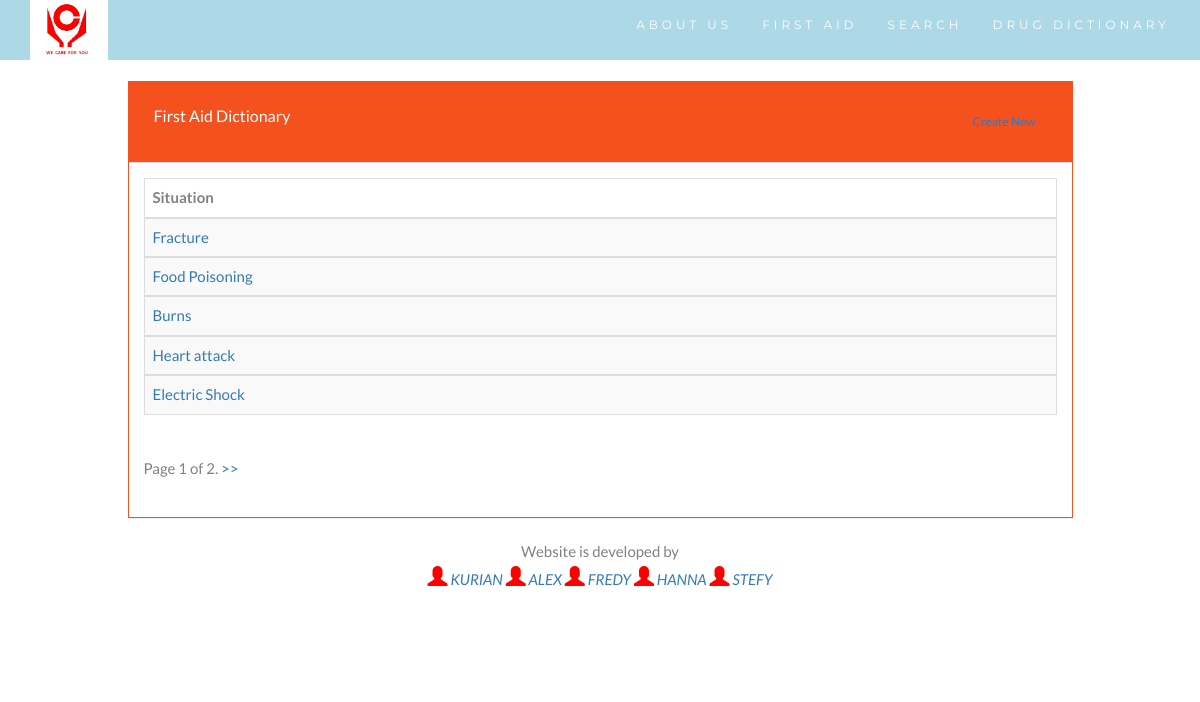
/firstaidfeed/, run on the app's committed database.
### firstaid/models.py (models this page shows, shortened)
class Upload(models.Model):
	situations= models.CharField(max_length=20)
	guidelines=models.TextField()
	treatment=models.TextField()

### firstaid/views.py (the view)
# urls.py: url(r'^firstaidfeed/$',firstaid_feed,name='firstaid_feed'),
def firstaid_feed(request):
    data_list = Upload.objects.all()
    paginator = Paginator(data_list, 5)
    page = request.GET.get('page')
    try:
        data = paginator.page(page)
    except PageNotAnInteger:
        data = paginator.page(1)
    except EmptyPage:
        data= paginator.page(paginator.num_pages)
    return render(request, 'firstaid_feed.html', {'data': data})

### templates/firstaid_feed.html (shortened to what this page needs)
{% extends 'base.html' %}
{% load static %}
{% block container %}
<br>
<br>
<div class="container">
    <div class="row">
        <div class="col-md-10 col-md-offset-1">
            <div class="panel panel-default panel-table">
              <div class="panel-heading">
                <div class="row">
                  <div class="col col-xs-6">
                    <h3 class="panel-title">First Aid Dictionary</h3>
                </div>
                <div class="col col-xs-6 text-right">
                    <li type="button" class="btn btn-sm btn-create"><a href="{% url 'firstaid' %}">Create New</a></li>
                </div>
            </div>
        </div>
        <div class="panel-body">
            <table class="table table-striped table-bordered table-list">
              <thead>
                <tr>
                    <th>Situation</th>
                </tr>
            </thead>
            {% for i in data %}
            <tbody>
              <tr>
                  <td><a href="/firstaid_display/{{i.id}}/"> {{i.situations}}</a></td>
              </tr>
          </tbody>
          {% endfor %}
      </table>
      <div class="pagination">
        <span class="step-links">
            <span class="current">
                Page {{ data.number }} of {{ data.paginator.num_pages }}.
            </span>
            {% if data.has_next %}
            <a href="?page={{ data.next_page_number }}">>></a>
            {% endif %}
        </span>
    </div>
</div></div></div>
{% endblock %}

### templates/base.html (shortened to what this page needs)
{% load static %}
<!DOCTYPE html>
<html>
<head>
	<link rel="stylesheet" href="https://maxcdn.bootstrapcdn.com/bootstrap/3.3.7/css/bootstrap.min.css">
	<link rel="stylesheet" type="text/css" href="{% static 'css/style.css'%}">
</head>
<body id="myPage" data-spy="scroll" data-target=".navbar" data-offset="60">
	<nav class="navbar navbar-default navbar-fixed-top">
		<div class="container">
			<div class="navbar-header">
				<img src ="{% static 'images/logo.png' %} "  style="height: 60px">
			</div>
			<div class="collapse navbar-collapse" id="myNavbar">
				<ul class="nav navbar-nav navbar-right">
					<li><a href="{% url 'home' %}">ABOUT US</a></li>
					<li><a href="{% url 'firstaid_feed' %}">FIRST AID</a></li>
					<li><a href="{% url 'search' %}">SEARCH</a></li>
					<li><a href="{% url 'drugfeed' %}">DRUG DICTIONARY</a></li>
				</ul>
			</div>
		</div>
	</nav>
	<br>
	{% block container %}
	{% endblock %}
	<footer class="container-fluid text-center"><br>
		<p> Website is developed by<br>
			<a><span class="glyphicon glyphicon glyphicon-user"></span> <i>KURIAN</i> </a>
			<a><span class="glyphicon glyphicon glyphicon-user"></span> <i>ALEX</i> </a>
			<a><span class="glyphicon glyphicon glyphicon-user"></span> <i>FREDY</i> </a>
			<a><span class="glyphicon glyphicon glyphicon-user"></span> <i>HANNA</i>  </a>
			<a><span class="glyphicon glyphicon glyphicon-user"></span> <i>STEFY</i> </a>
		</p>
	</footer>
</body>
</html>

### static/css/style.css (style rules this page uses)
body { font: 400 15px Lato, sans-serif; line-height: 1.8; color: #818181; }
.container-fluid { padding: 60px 50px; }
.panel { border: 1px solid #f4511e; border-radius:0 !important; transition: box-shadow 0.5s; }
.panel-heading { color: #fff !important; background-color: #f4511e !important; padding: 25px; border-bottom: 1px solid transparent; border-top-left-radius: 0px; border-top-right-radius: 0px; border-bottom-left-radius: 0px; border-bottom-right-radius: 0px; }
.navbar { margin-bottom: 0; background-color: lightblue; z-index: 9999; border: 0; font-size: 12px !important; line-height: 1.42857143 !important; letter-spacing: 4px; border-radius: 0; font-family: Montserrat, sans-serif; }
.navbar li a, .navbar .navbar-brand { color: #fff !important; }
footer .glyphicon { font-size: 20px; margin-bottom: 20px; color: red; }

### data on the page
Upload: situations "Fracture"
Upload: situations "Food Poisoning"
Upload: situations "Burns"
Upload: situations "Heart attack"
Upload: situations "Electric Shock"

### other printed values
{{ data.number }} "1"
{{ data.paginator.num_pages }} "2"
